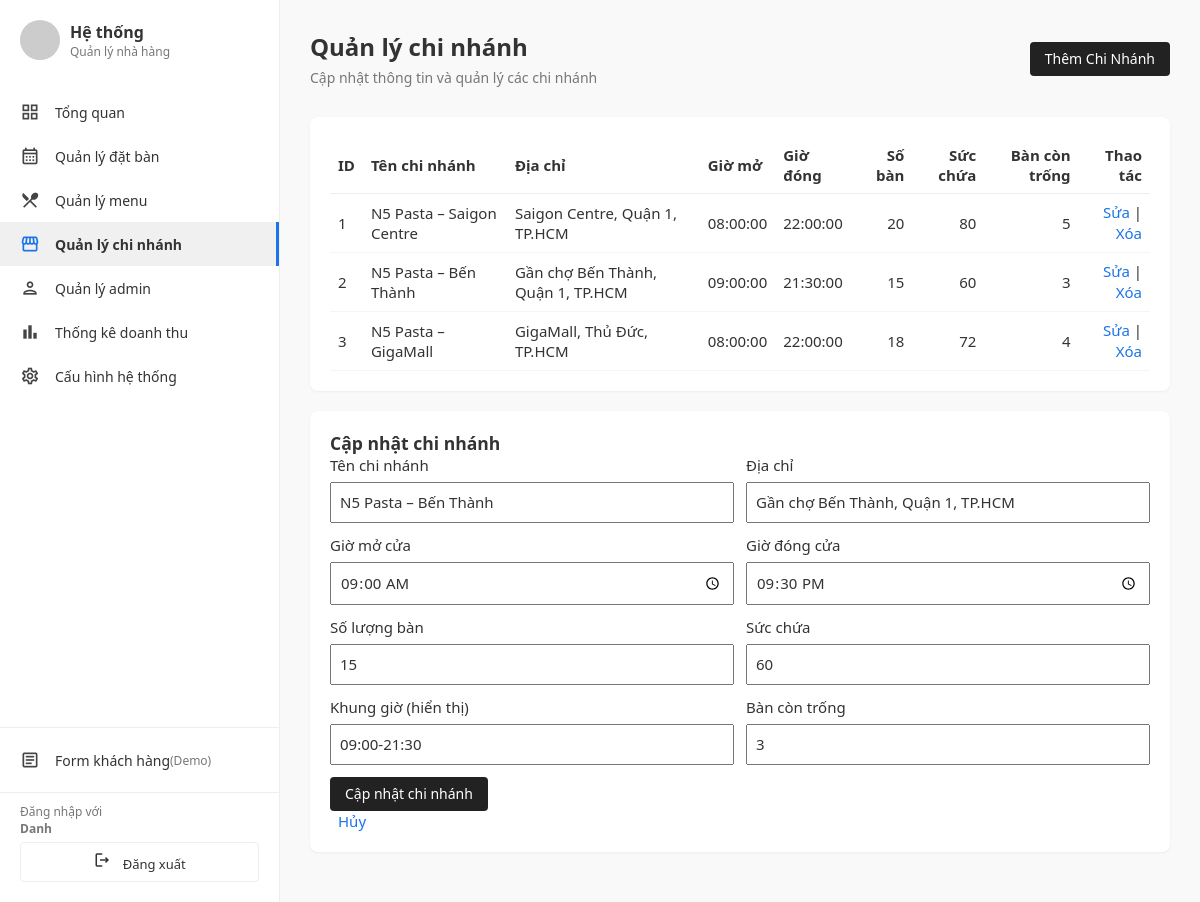
The page /public/admin.php?page=chinhanh&action=edit&id=2 (signed in) on the database its author committed.
### tables this page shows
CREATE TABLE `chinhanh` (
  `id` int(11) NOT NULL,
  `ten_chi_nhanh` varchar(100) NOT NULL,
  `dia_chi` varchar(255) NOT NULL,
  `gio_mo_cua` time NOT NULL,
  `gio_dong_cua` time NOT NULL,
  `so_luong_ban` int(11) NOT NULL,
  `suc_chua` int(11) NOT NULL,
  `khung_gio` varchar(50) DEFAULT NULL,
  `ban_con_trong` int(11) DEFAULT NULL
);

### app/controller/chinhanh.Controller.php (called while the page is built, shortened)
<?php
require_once __DIR__ . '/../Model/chinhanhModel.php';
class ChinhanhController {
    private $model;
    public function __construct() {
        $this->model = new ChinhanhModel();
    }
    public function index() {
        $action = $_GET['action'] ?? null;
        $branch_edit = null;
        if ($action === 'edit' && isset($_GET['id'])) {
            $id = (int)$_GET['id'];
            $branch_edit = $this->model->getBranchById($id);
        }
        $branches = $this->model->getAllBranches();
        include __DIR__ . '/../view/admin/chinhanh.php';
    }
}
?>

### app/controller/AdminController.php (called while the page is built, shortened)
<?php
class AdminController {
    public function chinhanh(){
        require_once __DIR__ . '/chinhanh.Controller.php';
        $c = new ChinhanhController();
        $c->index();
    }
}
?>

### app/config/database.php (called while the page is built, shortened)
<?php
function getConnection() {
    $dsn = "mysql:host=" . DB_HOST . ";dbname=" . DB_NAME . ";charset=utf8mb4";
    $options = [
        PDO::ATTR_ERRMODE            => PDO::ERRMODE_EXCEPTION,
        PDO::ATTR_DEFAULT_FETCH_MODE => PDO::FETCH_ASSOC,
        PDO::ATTR_EMULATE_PREPARES   => false,
    ];
    try {
        $pdo = new PDO($dsn, DB_USER, DB_PASS, $options);
        return $pdo;
    } catch (\PDOException $e) {
        $alt_names = [
            'wd20302_n5_local(2)',
            'wd20302_n5_local (2)'
        ];
        foreach ($alt_names as $alt) {
            try {
                $alt_dsn = "mysql:host=" . DB_HOST . ";dbname=" . $alt . ";charset=utf8mb4";
                $pdo = new PDO($alt_dsn, DB_USER, DB_PASS, $options);
                return $pdo;
            } catch (\PDOException $ignore) {
            }
        }
        die("Lỗi kết nối CSDL: " . $e->getMessage() . ".\nHãy kiểm tra tên database trong `app/config/database.php` và đảm bảo bạn đã import file SQL vào MySQL.");
    }
}
?>

### app/Model/chinhanhModel.php (called while the page is built, shortened)
<?php
class ChinhanhModel {
    private $conn;
    public function __construct() {
        require_once __DIR__ . '/../config/database.php';
        try {
            $this->conn = getConnection();
        } catch (\Exception $e) {
            throw new Exception("Kết nối database không tồn tại. Vui lòng kiểm tra file config/database.php");
        }
    }
    public function getAllBranches() {
        try {
            $sql = "SELECT id, ten_chi_nhanh, dia_chi, gio_mo_cua, gio_dong_cua, so_luong_ban, suc_chua, khung_gio, ban_con_trong FROM chinhanh ORDER BY id";
            $stmt = $this->conn->prepare($sql);
            $stmt->execute();
            return $stmt->fetchAll(PDO::FETCH_ASSOC);
        } catch (PDOException $e) {
            throw new Exception("Lỗi truy vấn database: " . $e->getMessage());
        }
    }
    public function getBranchById($id) {
        try {
            $sql = "SELECT * FROM chinhanh WHERE id = :id";
            $stmt = $this->conn->prepare($sql);
            $stmt->bindParam(':id', $id, PDO::PARAM_INT);
            $stmt->execute();
            return $stmt->fetch(PDO::FETCH_ASSOC);
        } catch (PDOException $e) {
            throw new Exception("Lỗi truy vấn database: " . $e->getMessage());
        }
    }
}
?>

### app/view/admin/chinhanh.php (the view, shortened to what this page needs)
<?php
include 'views/layouts/header.php';
include 'views/layouts/sidebar.php';
?>
<main class="main-content">
    <header class="page-header">
        <div class="page-title-group">
            <h1>Quản lý chi nhánh</h1>
            <p>Cập nhật thông tin và quản lý các chi nhánh</p>
        </div>
            <div class="action-button-single">
                <button class="action-btn" onclick="document.getElementById('add-branch-form').scrollIntoView({behavior:'smooth'})">
                    Thêm Chi Nhánh
                </button>
            </div>
    </header>
        <section class="card">
            <?php if (!empty($branches) && is_array($branches)): ?>
                <table style="width:100%; border-collapse:collapse;">
                    <thead>
                        <tr>
                            <th style="text-align:left;padding:8px;border-bottom:1px solid #eee">ID</th>
                            <th style="text-align:left;padding:8px;border-bottom:1px solid #eee">Tên chi nhánh</th>
                            <th style="text-align:left;padding:8px;border-bottom:1px solid #eee">Địa chỉ</th>
                            <th style="text-align:left;padding:8px;border-bottom:1px solid #eee">Giờ mở</th>
                            <th style="text-align:left;padding:8px;border-bottom:1px solid #eee">Giờ đóng</th>
                            <th style="text-align:right;padding:8px;border-bottom:1px solid #eee">Số bàn</th>
                            <th style="text-align:right;padding:8px;border-bottom:1px solid #eee">Sức chứa</th>
                            <th style="text-align:right;padding:8px;border-bottom:1px solid #eee">Bàn còn trống</th>
                            <th style="text-align:right;padding:8px;border-bottom:1px solid #eee">Thao tác</th>
                        </tr>
                    </thead>
                    <tbody>
                        <?php foreach ($branches as $b): ?>
                                    <tr>
                                            <td style="padding:8px;border-bottom:1px solid #f5f5f5"><?= htmlspecialchars($b['id']) ?></td>
                                            <td style="padding:8px;border-bottom:1px solid #f5f5f5"><?= htmlspecialchars($b['ten_chi_nhanh']) ?></td>
                                            <td style="padding:8px;border-bottom:1px solid #f5f5f5"><?= htmlspecialchars($b['dia_chi']) ?></td>
                                            <td style="padding:8px;border-bottom:1px solid #f5f5f5"><?= htmlspecialchars($b['gio_mo_cua']) ?></td>
                                            <td style="padding:8px;border-bottom:1px solid #f5f5f5"><?= htmlspecialchars($b['gio_dong_cua']) ?></td>
                                            <td style="padding:8px;border-bottom:1px solid #f5f5f5;text-align:right"><?= htmlspecialchars($b['so_luong_ban']) ?></td>
                                            <td style="padding:8px;border-bottom:1px solid #f5f5f5;text-align:right"><?= htmlspecialchars($b['suc_chua']) ?></td>
                                            <td style="padding:8px;border-bottom:1px solid #f5f5f5;text-align:right"><?= htmlspecialchars($b['ban_con_trong']) ?></td>
                                            <td style="padding:8px;border-bottom:1px solid #f5f5f5;text-align:right">
                                                <a href="admin.php?page=chinhanh&action=edit&id=<?= $b['id'] ?>" class="action-link">Sửa</a>
                                                |
                                                <a href="admin.php?page=chinhanh&action=delete&id=<?= $b['id'] ?>" class="action-link" onclick="return confirm('Bạn có chắc chắn muốn xóa chi nhánh <?= htmlspecialchars($b['ten_chi_nhanh']) ?> không?')">Xóa</a>
                                            </td>
                                    </tr>
                        <?php endforeach; ?>
                    </tbody>
                </table>
            <?php else: ?>
                <div class="empty-state-content">
                    <p>Chưa có chi nhánh nào. Nhấn "Thêm chi nhánh" để bắt đầu</p>
                </div>
            <?php endif; ?>
        </section>
        <section class="card" id="add-branch-form" style="margin-top:20px;">
            <h3><?= !empty($branch_edit) ? 'Cập nhật chi nhánh' : 'Thêm chi nhánh mới' ?></h3>
            <form method="post" action="admin.php?page=chinhanh">
                <div style="display:grid;grid-template-columns:1fr 1fr;gap:12px;">
                    <div>
                        <label>Tên chi nhánh</label>
                        <input type="text" name="ten_chi_nhanh" required style="width:100%;padding:8px;margin-top:6px;" value="<?= htmlspecialchars($branch_edit['ten_chi_nhanh'] ?? '') ?>">
                    </div>
                    <div>
                        <label>Địa chỉ</label>
                        <input type="text" name="dia_chi" required style="width:100%;padding:8px;margin-top:6px;" value="<?= htmlspecialchars($branch_edit['dia_chi'] ?? '') ?>">
                    </div>
                    <div>
                        <label>Giờ mở cửa</label>
                        <input type="time" name="gio_mo_cua" required style="width:100%;padding:8px;margin-top:6px;" value="<?= htmlspecialchars($branch_edit['gio_mo_cua'] ?? '') ?>">
                    </div>
                    <div>
                        <label>Giờ đóng cửa</label>
                        <input type="time" name="gio_dong_cua" required style="width:100%;padding:8px;margin-top:6px;" value="<?= htmlspecialchars($branch_edit['gio_dong_cua'] ?? '') ?>">
                    </div>
                    <div>
                        <label>Số lượng bàn</label>
                        <input type="number" name="so_luong_ban" min="0" value="<?= htmlspecialchars($branch_edit['so_luong_ban'] ?? 10) ?>" style="width:100%;padding:8px;margin-top:6px;">
                    </div>
                    <div>
                        <label>Sức chứa</label>
                        <input type="number" name="suc_chua" min="0" value="<?= htmlspecialchars($branch_edit['suc_chua'] ?? 50) ?>" style="width:100%;padding:8px;margin-top:6px;">
                    </div>
                    <div>
                        <label>Khung giờ (hiển thị)</label>
                        <input type="text" name="khung_gio" placeholder="08:00-22:00" style="width:100%;padding:8px;margin-top:6px;" value="<?= htmlspecialchars($branch_edit['khung_gio'] ?? '') ?>">
                    </div>
                    <div>
                        <label>Bàn còn trống</label>
                        <input type="number" name="ban_con_trong" min="0" value="<?= htmlspecialchars($branch_edit['ban_con_trong'] ?? 0) ?>" style="width:100%;padding:8px;margin-top:6px;">
                    </div>
                </div>
                <div style="margin-top:12px;">
                    <button type="submit" class="action-btn"><?= !empty($branch_edit) ? 'Cập nhật chi nhánh' : 'Lưu chi nhánh' ?></button>
                    <?php if (!empty($branch_edit)): ?>
                        <a href="admin.php?page=chinhanh" style="margin-left:8px;" class="action-link">Hủy</a>
                    <?php endif; ?>
                </div>
            </form>
        </section>
</main>
<?php include 'views/layouts/footer.php'; ?>

### public/admin/css/admin_styles.css (style rules this page uses)
* { margin: 0; padding: 0; box-sizing: border-box; font-family: 'Segoe UI', Tahoma, Geneva, Verdana, sans-serif; }
:root { --sidebar-width: 280px; --main-bg: #f9f9f9; --white: #ffffff; --text-dark: #333; --text-sub: #777; --border-color: #eee; --primary-color: #1a73e8; --nav-hover: #f0f0f0; --black-btn: #222; --black-btn-hover: #000; --base-font-size: 15px; --alert-bg: #e6f7ff; --alert-link: #1890ff; --form-bg: #f5f5f5; --step-active-color: #ff9800; --step-inactive-color: #ccc; --button-primary-bg: #888; --button-primary-hover: #777; }
body { background-color: var(--main-bg); color: var(--text-dark); font-size: var(--base-font-size); }
.form-group, label, .form-group-label, input, textarea, select, .form-input-text, .form-input-hint, .action-btn, .action-link { font-family: 'Segoe UI', Tahoma, Geneva, Verdana, sans-serif; font-size: inherit; line-height: 1.4; }
input[type="text"], input[type="email"], input[type="number"], input[type="time"], textarea, select, .form-input-text { font-family: inherit; font-size: inherit; line-height: 1.4; color: var(--text-dark); }
input::placeholder, textarea::placeholder { color: #9aa0a6; }
.action-btn { font-family: inherit; font-size: inherit; line-height: 1; }
.page-header h1 { font-size: 1.6rem; }
.main-content { flex-grow: 1; padding: 30px; margin-left: var(--sidebar-width); }
.page-header { display: flex; justify-content: space-between; align-items: center; margin-bottom: 30px; }
.page-header h1 { font-size: 24px; font-weight: 600; margin-bottom: 5px; }
.page-header p { font-size: 14px; color: var(--text-sub); }
.card { background-color: var(--white); padding: 20px; border-radius: 8px; box-shadow: 0 1px 3px rgba(0, 0, 0, 0.05); margin-bottom: 20px; }
.action-button-single { display: flex; gap: 10px; flex-shrink: 0; }
.action-btn { padding: 10px 15px; background-color: var(--black-btn); color: var(--white); border: none; border-radius: 4px; font-size: 14px; font-weight: 500; cursor: pointer; display: flex; align-items: center; transition: background-color 0.2s; }
.action-link { color: var(--primary-color); text-decoration: none; font-weight: 500; }

### app/view/admin/chinhanh.php (style rules this page uses)
* { margin: 0; padding: 0; box-sizing: border-box; font-family: 'Segoe UI', Tahoma, Geneva, Verdana, sans-serif; }
:root { --sidebar-width: 280px; --main-bg: #f9f9f9; --white: #ffffff; --text-dark: #333; --text-sub: #777; --border-color: #eee; --primary-color: #1a73e8; --nav-hover: #f0f0f0; --black-btn: #222; --black-btn-hover: #000; }
body { background-color: var(--main-bg); color: var(--text-dark); }
.main-content { margin-left: var(--sidebar-width); padding: 30px; flex-grow: 1; }
.card { background-color: var(--white); padding: 20px; border-radius: 8px; box-shadow: 0 1px 3px rgba(0, 0, 0, 0.05); }
.page-header { margin-bottom: 30px; display: flex; justify-content: space-between; align-items: flex-start; }
.page-title-group { flex-grow: 1; }
.page-title-group h1 { font-size: 28px; font-weight: 600; margin-bottom: 5px; }
.page-title-group p { color: var(--text-sub); font-size: 16px; }
.action-button-single { flex-shrink: 0; }
.action-btn { padding: 10px 15px; background-color: var(--black-btn); color: var(--white); border: none; border-radius: 4px; font-size: 14px; font-weight: 500; cursor: pointer; display: flex; align-items: center; transition: background-color 0.2s; }

### rows shown on the page
chinhanh: id "1", ten_chi_nhanh "N5 Pasta – Saigon Centre", dia_chi "Saigon Centre, Quận 1, TP.HCM", gio_mo_cua "08:00:00", gio_dong_cua "22:00:00", so_luong_ban "20", suc_chua "80", ban_con_trong "5"
chinhanh: id "2", ten_chi_nhanh "N5 Pasta – Bến Thành", dia_chi "Gần chợ Bến Thành, Quận 1, TP.HCM", gio_mo_cua "09:00:00", gio_dong_cua "21:30:00", so_luong_ban "15", suc_chua "60", ban_con_trong "3", khung_gio "09:00-21:30"
chinhanh: id "3", ten_chi_nhanh "N5 Pasta – GigaMall", dia_chi "GigaMall, Thủ Đức, TP.HCM", gio_mo_cua "08:00:00", gio_dong_cua "22:00:00", so_luong_ban "18", suc_chua "72", ban_con_trong "4"

### other values the page prints
$_SESSION['admin']['ten'] "Danh"
